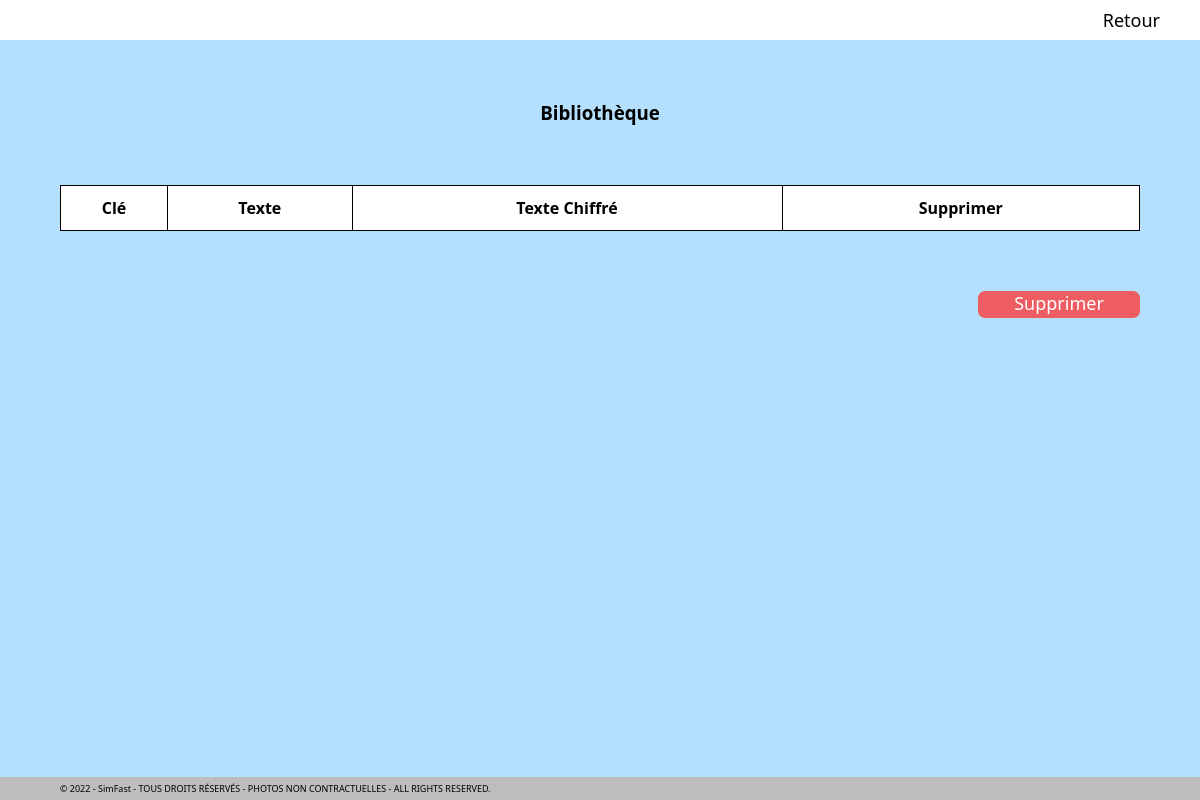
Before: /Utilisateur/SimFast-Module_Crypto_Biblio.php (signed in) with the older database file.
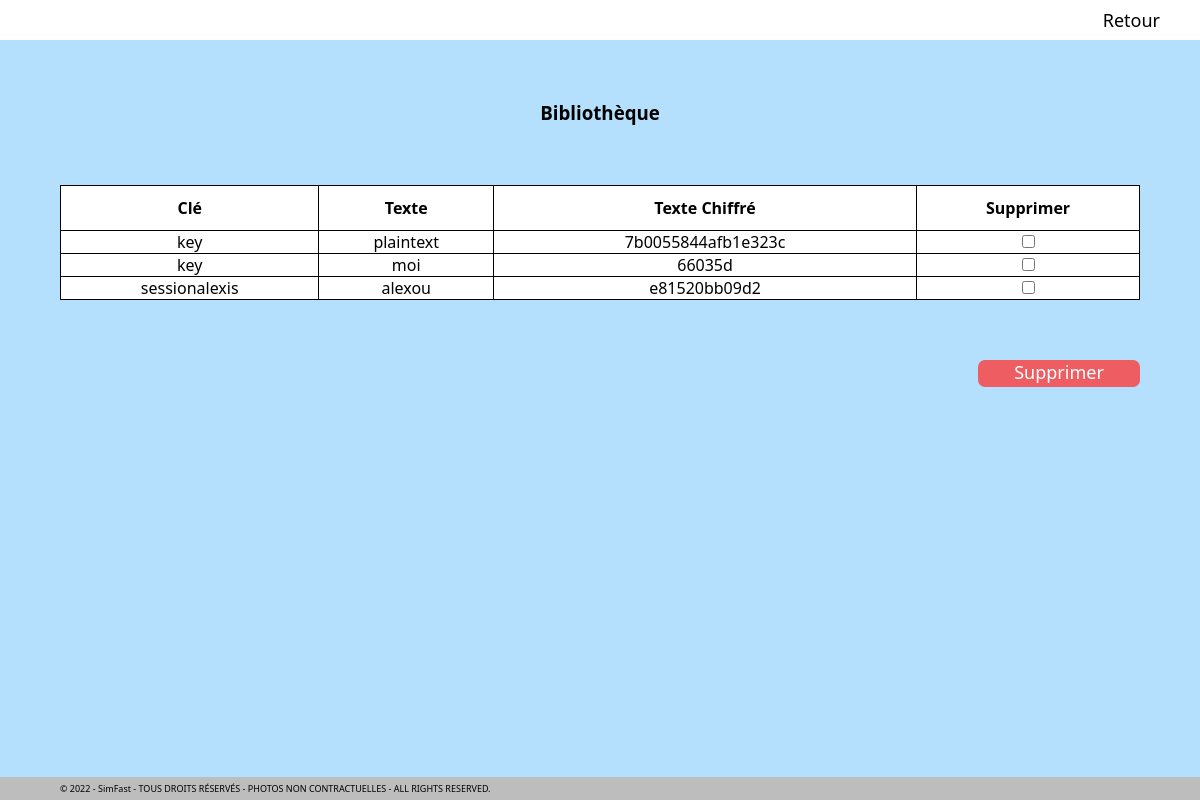
After: the same page with the newer database file.
### tables this page shows
CREATE TABLE `crypto` (
  `login` varchar(255) DEFAULT NULL,
  `cle` varchar(255) DEFAULT NULL,
  `texte` varchar(255) DEFAULT NULL,
  `texte_chiffre` varchar(255) DEFAULT NULL
);

### Utilisateur/SimFast-Module_Crypto_Biblio.php (the view, shortened to what this page needs)
<?php session_start();
global $db;
if (isset($_SESSION['login'])) {
?>
<!Doctype html>
<html lang="fr">
<head>
    <link rel="stylesheet" href="../Css/style.css">
</head>
<body>
<div class="contenu">
    <div class='navigation'>
        <nav>
            <ul>
                <li><a href='SimFast-Module_Crypto.php'>Retour</a></li>
            </ul>
        </nav>
    </div>
    <div class="Titre_module">
        <h3>Bibliothèque</h3>
    </div>
    <form action="serveur/suppression.php" method="post">
        <div class="Table_gestion">
            <table>
                <tr>
                    <th>Clé</th>
                    <th>Texte</th>
                    <th>Texte Chiffré</th>
                    <th>Supprimer</th>
                </tr>
                <?php
                $login = htmlspecialchars($_SESSION['login']);
                $req = $db->prepare("SELECT * FROM crypto WHERE login= '$login'");
                $req->execute();
                while ($resultat = $req->fetch(PDO::FETCH_ASSOC)){
                    ?>
                    <tr>
                        <td><?= $resultat['cle'] ?></td>
                        <td><?= $resultat['texte'] ?></td>
                        <td><?= $resultat['texte_chiffre'] ?></td>
                        <td><input type="checkbox" name="tSuppression[]" value="<?= $resultat['texte_chiffre'] ?>"></td>
                    </tr><?php } ?>
            </table>
        </div>
        <div class="gestion_bouton_supprimer">
            <input class="Valide_suppression" type="submit" name="suppression" value="Supprimer">
        </div>
    </form>
</div>
<footer>
    <?php include '../Serveur/footer.php'; ?>
</footer>
</body>
</html>
<?php
} else{
    header('Location: ../index.php');
}

### Serveur/footer.php
© 2022 - SimFast - TOUS DROITS RÉSERVÉS - PHOTOS NON CONTRACTUELLES - ALL RIGHTS RESERVED.

### Css/style.css (style rules this page uses)
* { font-family: 'Segoe UI', Tahoma, Geneva, Verdana, sans-serif; margin: 0; padding: 0; }
body { background-color: rgb(181, 224, 253); height: 100vh; display: flex; flex-direction: column; }
.contenu { flex: 1; }
.navigation { text-align: right; background-color: white; }
nav>ul>li { display: inline-block; list-style: none; padding: 8px; padding-inline-end: 40px; font-size: large; }
li>a { color: black; text-decoration: none; }
.Titre_module { text-align: center; margin-top: 5%; }
footer { padding-top: 5px; padding-bottom: 5px; padding-left: 5%; background-color: rgb(189, 189, 189); font-size: xx-small; }
.Table_gestion { margin: 5%; }
.Table_gestion table { width: 100%; border-collapse: collapse; }
.Table_gestion th { padding-top: 1%; padding-bottom: 1%; }
.Table_gestion>table, .Table_gestion th, .Table_gestion tr, .Table_gestion td { border: solid 1px black; background-color: white; text-align: center; }
.gestion_bouton_supprimer { margin-inline: 5%; text-align: right; }
.Valide_suppression { width: 15%; min-width: 100px; padding-bottom: 0.3%; text-align: center; font-size: large; border: none; border-radius: 7px; color: white; background-color: rgba(253, 60, 60, 0.8); }

Changed rows visible on the page:
added crypto: cle "key", texte "plaintext", texte_chiffre "7b0055844afb1e323c"
added crypto: cle "key", texte "moi", texte_chiffre "66035d"
added crypto: cle "sessionalexis", texte "alexou", texte_chiffre "e81520bb09d2"
